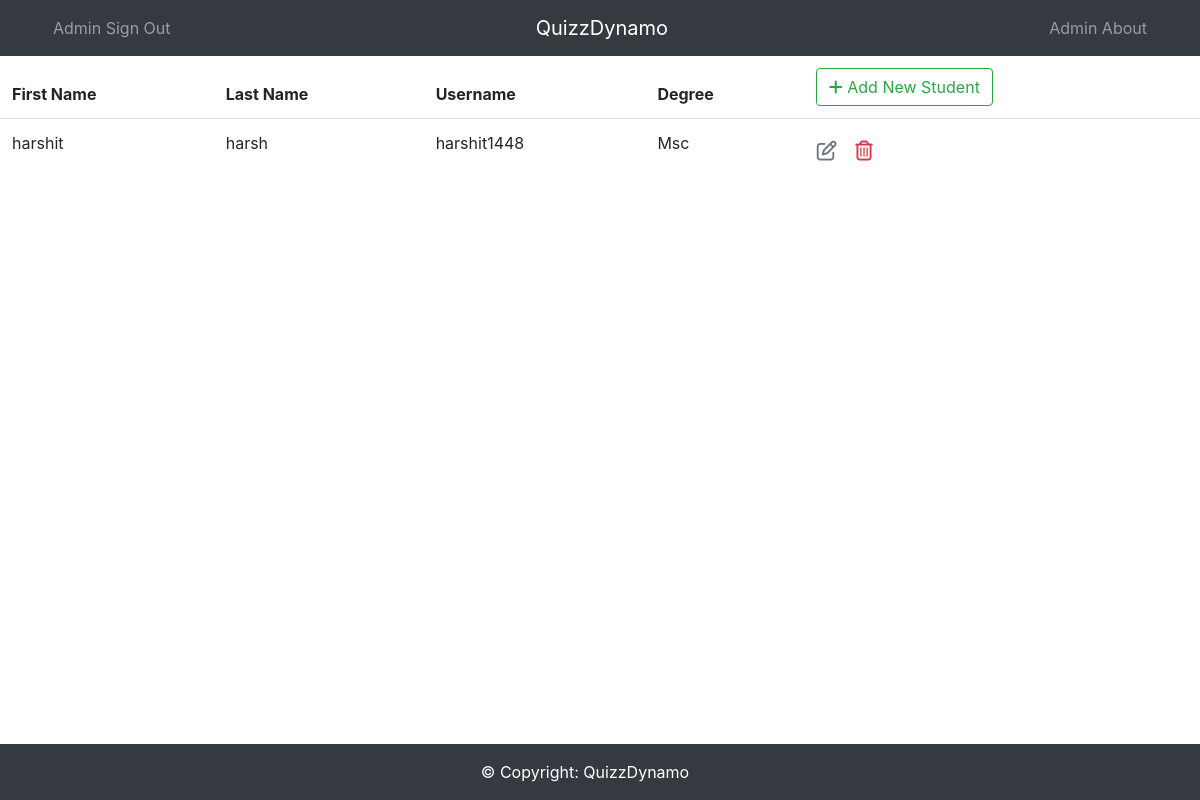
The app's page /QuizzDynamoApp/Home/AdminStudent/AdminStudentList/, older data.
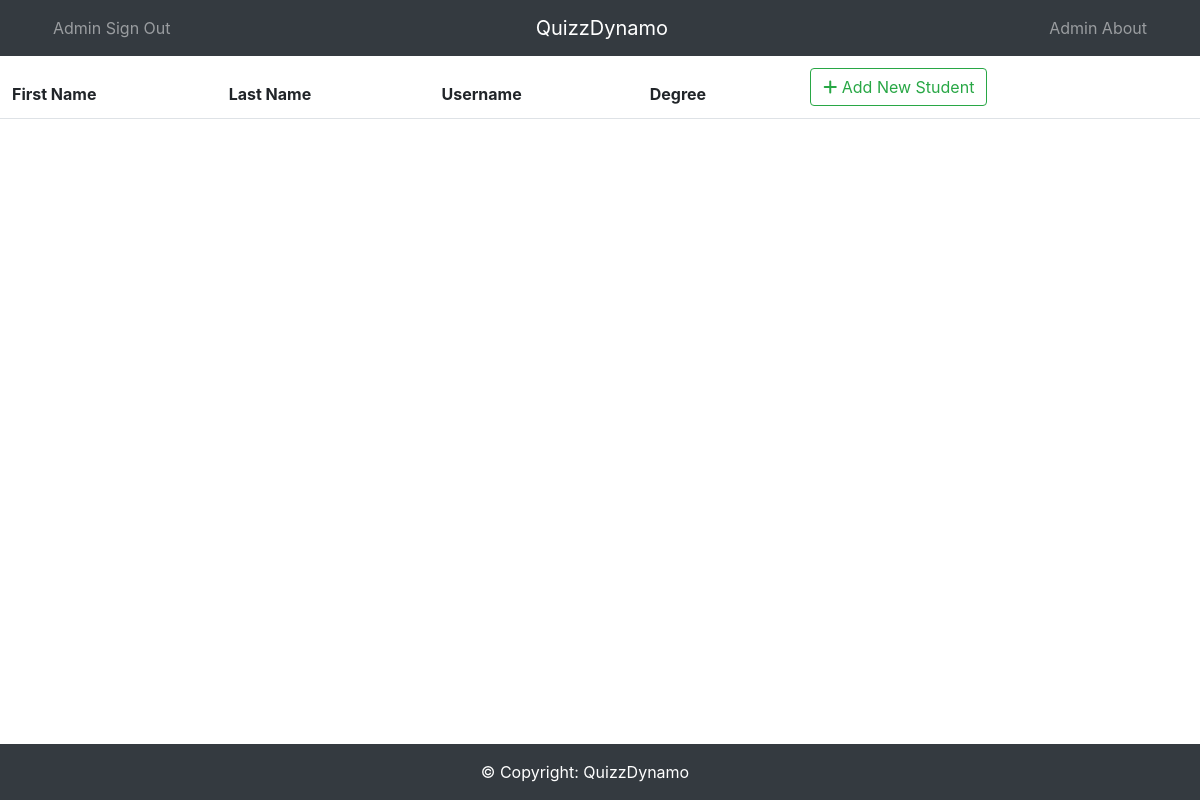
The same page, newer data.
### QuizzDynamoApp/models.py (models this page shows, shortened)
class Student(models.Model):
    first_name = models.CharField(max_length=30)
    last_name = models.CharField(max_length=30)
    username = models.CharField(max_length=30, unique=True)
    password1 = models.CharField(max_length=20)
    password2 = models.CharField(max_length=20)
    DEGREE_CHOICES = (
    ('Bsc','Bsc'),
    ('Msc','Msc'),
    ('PGDiploma','PGDiploma'),
    )
    degree = models.CharField(max_length=15, choices=DEGREE_CHOICES,
    default='Bsc')

### QuizzDynamoApp/views.py (the view)
def AdminStudentListMethod(request):
    context = {'AdminStudentList' : Student.objects.all()}
    return render(request, 'QuizzDynamoApp/AdminStudentList.html', context)

### QuizzDynamoApp/templates/QuizzDynamoApp/AdminStudentList.html (shortened to what this page needs)
{% load static %}
<!DOCTYPE html>
<html lang="en">
<head>
    <link rel="stylesheet"
href="https://stackpath.bootstrapcdn.com/bootstrap/4.3.1/css/bootstrap.min.css"
integrity="sha384-ggOyR0iXCbMQv3Xipma34MD+dH/1fQ784/j6cY/iJTQUOhcWr7x9JvoRxT2MZw1T"
crossorigin="anonymous">
    <link rel = "stylesheet"
href = "https://cdnjs.cloudflare.com/ajax/libs/font-awesome/6.5.1/css/all.min.css">
</head>
<body>
   <nav class="navbar navbar-expand-lg navbar-dark bg-dark">
    <div class="container">
        <div class="collapse navbar-collapse justify-content-flex-start">
            <ul class="navbar-nav">
                 <li class="nav-item">
                    <a class="nav-link"
                href="{%url 'QuizzDynamoApp:AdminSignOut'%}">Admin Sign Out</a>
                </li>
            </ul>
        </div>
        <nav class="navbar-brand">QuizzDynamo</nav>
         <div class="collapse navbar-collapse justify-content-end">
             <ul class="navbar-nav">
               <li class="nav-item">
                    <a class="nav-link"
                href="{%url 'QuizzDynamoApp:AdminAbout'%}">Admin About</a>
                </li>
        </div>
    </div>
  </nav>
{% block content %}
<table class="table table-borderless">
    <thead class="border-bottom font-weight-bold">
        <tr>
            <th>First Name</th>
            <th>Last Name</th>
            <th>Username</th>
            <th>Degree</th>
            <th>
<a href="{% url 'QuizzDynamoApp:AdminStudentInsertPage' %}"
class="btn btn-outline-success">
                    <i class="fas fa-plus"></i> Add New Student
                </a>
            </th>
        </tr>
    </thead>
    <tbody>
        {% for AdminStudent in AdminStudentList %}
        <tr>
            <td>{{ AdminStudent.first_name }}</td>
            <td>{{ AdminStudent.last_name }}</td>
            <td>{{ AdminStudent.username }}</td>
            <td>{{ AdminStudent.degree }}</td>
            <td>
<a href="{% url 'QuizzDynamoApp:AdminStudentUpdatePage' AdminStudent.id %}"
class="btn text-secondary px-0">
                    <i class="far fa-edit fa-lg"></i>
                </a>
<form action="{% url 'QuizzDynamoApp:AdminStudentDeletePage' AdminStudent.id %}"
method="post" class="d-inline">
                    <button type="submit" class="btn">
                        <i class="far fa-trash-alt fa-lg text-danger"></i>
                    </button>
                </form>
            </td>
        </tr>
        {% endfor %}
    </tbody>
</table>
{% endblock content %}
<footer class="bg-dark text-white text-center text-lg-start fixed-bottom">
  <div class="container-fluid p-3 row justify-content-center">
    <div class="row">
     <div class="text-center">
       © Copyright: QuizzDynamo
     </div>
    </div>
  </div>
</footer>
</body>
</html>

Row changes from the older to the newer data that the page shows:
removed Student: first_name "harshit", last_name "harsh", username "harshit1448", degree "Msc"
